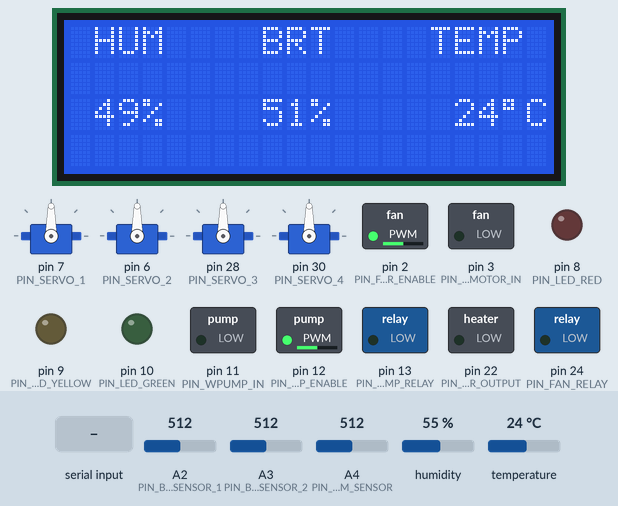
Bench run of a sketch on a simulated Arduino Mega 2560, built with avr-gcc and run on an emulated ATmega2560. Shown: 20×4 character LCD, 4 × servo, switched loads named in the sketch (green lamp = pin HIGH), output pins drawn as LEDs (lit = HIGH). The inputs (shaded band) are chosen by the test bench; at power-on: temperature 24 °C, A2 (PIN_BRT_SENSOR_1) = 512, A3 (PIN_BRT_SENSOR_2) = 512, A4 (PIN_HUM_SENSOR) = 512, humidity 55 %. What the sketch prints to the serial monitor is not drawn.

Above: at 3.9 s.
4.0 s: temperature set to 11 °C
At 7.0 s:
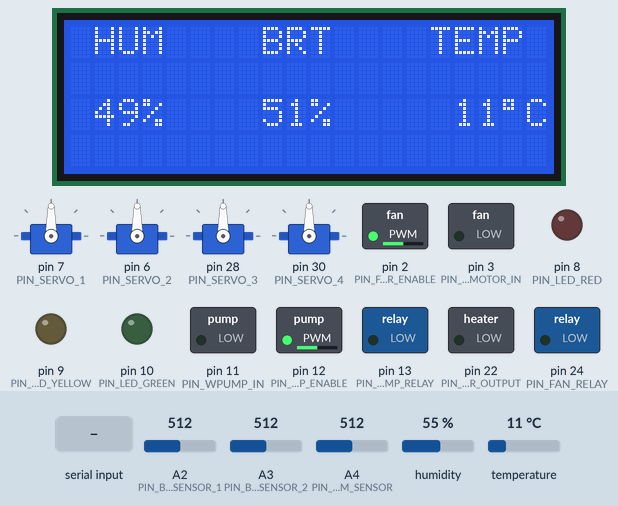
7.5 s: temperature set to 8 °C
At 9.2 s:
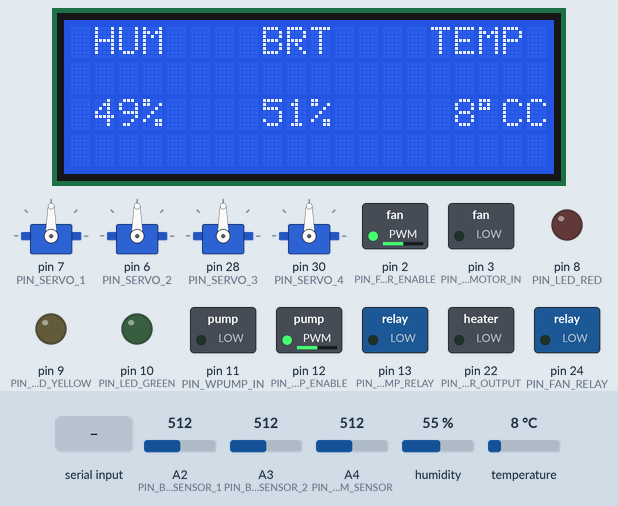
11.0 s: "C" received over the second serial link
At 11.8 s:
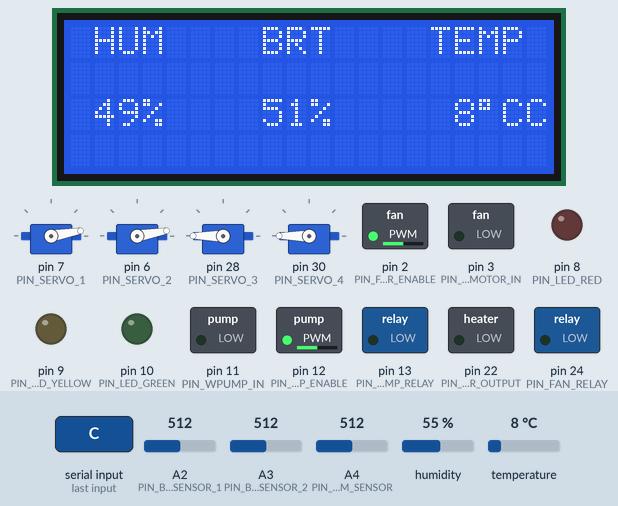
14.5 s: "c" received over the second serial link
At 17.7 s:
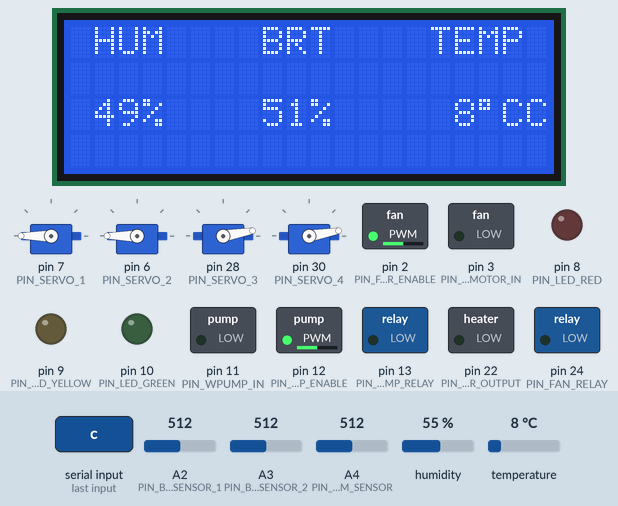
18.2 s: "F" received over the second serial link
At 20.3 s:
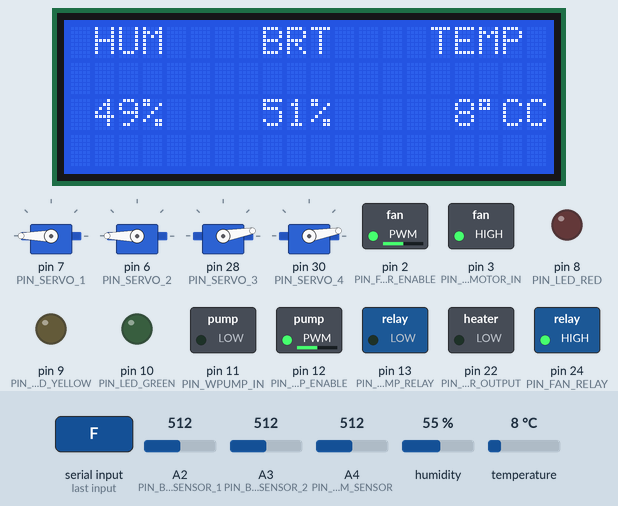
21.7 s: "W" received over the second serial link
At 22.8 s:
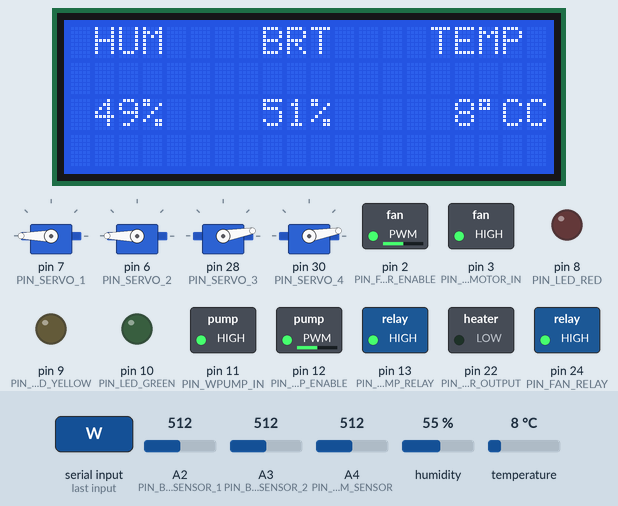
Timing chart, 0 to 24.7 s (numbered marks = the images above; inputs shaded):
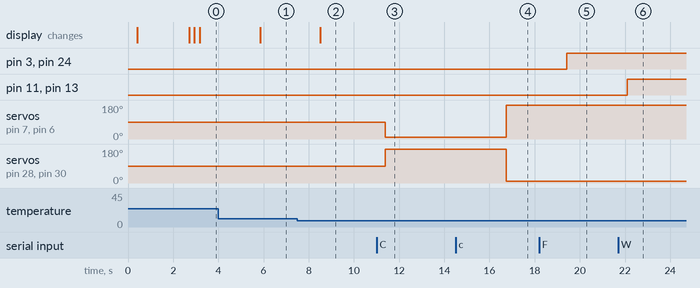

The sketch:

tpj_pro_src.ino
```cpp
#include <SoftwareSerial.h>     // for Bluetooth

#include <LiquidCrystal_I2C.h>  // for LCD
#include <Wire.h>

#include <dht.h>    // for Temperature Sensor
#include <Servo.h>  // for Brightness  Sensor

SoftwareSerial BT(50, 52); // Uno on Board: 9 rx, 10 tx; Mega 2560: 14 tx, 15 rx
LiquidCrystal_I2C lcd(0x27, 20, 4); // set the LCD address to 0x27 for a 20 chars and 4 line display

// TEMP SENSOR
int PIN_TEMP_SENSOR = A5;

// BRT SENSOR
int PIN_BRT_SENSOR_1 = A2;
int PIN_BRT_SENSOR_2 = A3;

// SOIL MOISTURE SENSOR
int PIN_HUM_SENSOR = A4;

// Heater
int PIN_HEATER_OUTPUT = 22;

// COVER
int PIN_SERVO_1 = 7;
int PIN_SERVO_2 = 6;
int PIN_SERVO_3 = 28;
int PIN_SERVO_4 = 30;

// WATER PUMP
int PIN_WPUMP_ENABLE = 12; // enable
int PIN_WPUMP_IN = 11;    // in
int PIN_WPUMP_RELAY = 13;    // for relay
int PIN_FAN_RELAY =24;
int PIN_WPUMP_SPEED = A0;    // speed

// LED
int PIN_LED_GREEN = 10;
int PIN_LED_YELLOW = 9;
int PIN_LED_RED = 8;

// Fan Motor
int PIN_FAN_MOTOR_ENABLE = 2; // pin enable
int PIN_FAN_MOTOR_IN = 3;    // pin in
int PIN_FAN_MOTOR_SPEED = A1;  // speed

#define SERVO_MAX_ANGLE 180
#define SERVO_MIN_ANGLE 10

#define HUM_MAX_VALUE  80
#define HUM_MIN_VALUE  50

#define BRT_MAX_VALUE  70

#define TMP_MAX_VALUE  34
#define TMP_MIN_VALUE  20

#define LOCK_HEATER 0
#define LOCK_COVER  1
#define LOCK_FAN  2
#define LOCK_WPUMP 3

Servo servo1;
Servo servo2;
Servo servo3;
Servo servo4;

int is_SW_FAN    = 0;
int is_SW_COVER  = 0;
int is_SW_HEATER = 0;
int is_SW_WPUMP  = 0;

int is_TR_HUM = 0;
int is_TR_BRT = 0;
int is_TR_TMP = 0;


int max_hum = HUM_MAX_VALUE;
int min_hum = HUM_MIN_VALUE;
int cur_hum = 0;

int max_temp = TMP_MAX_VALUE;
int min_temp = TMP_MIN_VALUE;
int cur_temp = 0;

int max_brt = BRT_MAX_VALUE;
int cur_brt = 0;

int islocked[4] = {0};


void hum_set_max_value(int __max)
{
  max_hum = __max;
}

void hum_set_min_value(int __min)
{
  min_hum = __min;
}

void hum_set_value(int __hum)
{
  cur_hum = __hum;
}

int hum_get_value(void)
{
  int hum = analogRead(PIN_HUM_SENSOR);

  if(hum < 0)
    hum = 0;
  else if(hum >= 1000)
    hum = 999;

  hum /= 10;

  hum = 100 - hum;

  return hum;
}

void brt_set_max_value(int __max)
{
  max_brt = __max;
}

void brt_set_value(int __brt)
{
  cur_brt = __brt;
}

int brt_get_value(void)
{
  int v1, v2;
  int ret;

  v1 = brt_get_sensor1();
  // Serial.print("brt1 = ");
  // Serial.println(v1);
  if(v1 < 0)
    v1 = 0;
  else if(v1 >= 1000)
    v1 = 999;

  v2 = brt_get_sensor2();
  // Serial.print("brt2 = ");
  // Serial.println(v2);

  if(v2 < 0)
    v2 = 0;
  else if(v2 >= 1000)
    v2 = 999;

  ret = (v1 + v2) / 2;

  ret /= 10;

  return ret;
}

void temp_set_max_value(int __max)
{
  max_temp = __max;
}

void temp_set_min_value(int __min)
{
  min_temp = __min;
}

void temp_set_value(int __tmp)
{
  cur_temp = __tmp;
}

int temp_get_value(void)
{
  int temp;
  dht DHT;
  DHT.read11(PIN_TEMP_SENSOR);

  temp = (int)DHT.temperature;

  // Serial.println(DHT.temperature);
  if(temp >= 40)
    temp = 36;
  else if(temp < 0)
    temp = 0;

  return temp;
}

void lcd_display_hum(int __hum)
{
    lcd.setCursor(1, 2); // 0 1
    lcd.print(__hum);
    lcd.print("%    ");
}

void lcd_display_brt(int __brt)
{
    lcd.setCursor(8, 2); // row 2 col 8
    lcd.print(__brt);
    lcd.print("%    ");
}

void lcd_display_tmp(int __tmp)
{
    lcd.setCursor(16, 2); // row 2 col 16
    lcd.print(__tmp);
    lcd.write(0xDF);
    lcd.print("C");
}

void lcd_myinit(void)
{
  lcd.init();
  lcd.backlight();
  lcd.clear();

  delay(300);

  lcd.setCursor(0, 0); // col row 0 0
  lcd.print(" HUM    BRT    TEMP ");

  delay(300);
}

void led_control(int r, int y, int g)
{
  if(r)
    digitalWrite(PIN_LED_RED, HIGH);
  else
    digitalWrite(PIN_LED_RED, LOW);

  if(y)
    digitalWrite(PIN_LED_YELLOW, HIGH);
  else
    digitalWrite(PIN_LED_YELLOW, LOW);

  if(g)
    digitalWrite(PIN_LED_GREEN, HIGH);
  else
    digitalWrite(PIN_LED_GREEN, LOW);
}

void led_myinit(void)
{
  pinMode(PIN_LED_GREEN, OUTPUT); // green 10
  pinMode(PIN_LED_YELLOW, OUTPUT); // yellow 9
  pinMode(PIN_LED_RED, OUTPUT); // red 8
}

void serial_myinit()
{
  Serial.begin(9600);

  Serial.println("Hello, Arduino!");
}

int brt_get_sensor1(void)
{
  return analogRead(PIN_BRT_SENSOR_1);
}

int brt_get_sensor2(void)
{
  return analogRead(PIN_BRT_SENSOR_2);
}


int brt_shouldopen(void)
{
  int v1, v2;

  v1 = brt_get_sensor1();
  v2 = brt_get_sensor2();

  v1 /= 10;
  v2 /= 10;

  if((v1 >= max_brt) && (v2 >= max_brt))
//    if(((v1 * v1) + (v2 * v2)) > ((v1 + v2) * (v1 + v2)))
      return 1;

  return 0;
}

void brt_myinit(void)
{
  pinMode(PIN_BRT_SENSOR_1, INPUT);     // A2
  pinMode(PIN_BRT_SENSOR_2, INPUT);     // A3
}

void servo_cover_open(void)
{
  servo1.write(SERVO_MIN_ANGLE);
  servo2.write(SERVO_MIN_ANGLE);

  servo3.write(SERVO_MAX_ANGLE);
  servo4.write(SERVO_MAX_ANGLE);
}

void servo_cover_close(void)
{
  servo1.write(SERVO_MAX_ANGLE);
  servo2.write(SERVO_MAX_ANGLE);

  servo3.write(SERVO_MIN_ANGLE);
  servo4.write(SERVO_MIN_ANGLE);
}

void servo_myinit(void)
{
  servo1.attach(PIN_SERVO_1);                   // pin 7
  servo2.attach(PIN_SERVO_2);                   // pin 6
  servo3.attach(PIN_SERVO_3);                   // pin 28
  servo4.attach(PIN_SERVO_4);                   // pin 30
}

void temp_myinit(void)
{
  pinMode(PIN_TEMP_SENSOR, INPUT);
}

void enable_wpump(void)
{
  digitalWrite(PIN_WPUMP_IN,  HIGH);
  digitalWrite(PIN_WPUMP_RELAY, HIGH);
}

void disable_wpump(void)
{
  digitalWrite(PIN_WPUMP_IN,  LOW);
  digitalWrite(PIN_WPUMP_RELAY, LOW);
}

void wpump_motor_myinit(void)
{
  pinMode(PIN_WPUMP_ENABLE, OUTPUT); // pin 12
  pinMode(PIN_WPUMP_IN, OUTPUT); // pin 11

  // for Relay
  pinMode(PIN_WPUMP_RELAY, OUTPUT); // pin 13

  int speed = analogRead(PIN_WPUMP_SPEED) / 4;
  analogWrite(PIN_WPUMP_ENABLE, speed);
}

void enable_fan(void)
{
  digitalWrite(PIN_FAN_MOTOR_IN, HIGH);
  digitalWrite(PIN_FAN_RELAY, HIGH);

}

void disable_fan(void)
{
  digitalWrite(PIN_FAN_MOTOR_IN, LOW);
  digitalWrite(PIN_FAN_RELAY, LOW);

}

void fan_motor_myinit(void)
{
  pinMode(PIN_FAN_MOTOR_IN, OUTPUT); // pin 4
  pinMode(PIN_FAN_MOTOR_ENABLE, OUTPUT); // pin 5
  pinMode(PIN_FAN_RELAY, OUTPUT); //FAN RELAY
  int speed = analogRead(PIN_FAN_MOTOR_SPEED) / 4;
  analogWrite(PIN_FAN_MOTOR_ENABLE, speed);

}


void heater_enable(void)
{
  digitalWrite(PIN_HEATER_OUTPUT, LOW);
}

void heater_disable(void)
{
  digitalWrite(PIN_HEATER_OUTPUT, HIGH);
}

void heater_myinit(void)
{
  pinMode(PIN_HEATER_OUTPUT, OUTPUT);
}

void bt_send_msg(char *prefix, int value)
{
  char str[16];

  memset(str, 0, sizeof(str));

  sprintf(str, "%s%d", prefix, value);

  BT.println(str);
}

char bt_get_msg(void)
{
  char ch;

  ch = 0x0;
  if(BT.available())
  {
    ch = BT.read();

    if(ch < 0)
      ch = 0x0;

    if(ch == 0xD || ch == 0xA)
      ch = 0x0;

  }

  return ch;
}

void bt_myinit(void)
{
  BT.begin(9600);

  BT.println("Hello, World!");
}

void tr_set_hum(void)
{
        Serial.println("change humidity");
        if(is_TR_HUM == 0)
          is_TR_HUM = 1;
}

void tr_set_brt(void)
{
        Serial.println("change brightness");
        if(is_TR_BRT == 0)
          is_TR_BRT = 1;
}

void tr_set_tmp(void)
{
        Serial.println("change temp");
        if(is_TR_TMP == 0)
          is_TR_TMP = 1;
}

static int is_cover_on = 0;

void cover_operate(int on)
{
  if(on == 1)
  {
    if(is_cover_on == 1)
      return ;
    servo_cover_open();
    is_cover_on = 1;
  }
  else
  {
    if(is_cover_on == 0)
      return ;

    servo_cover_close();
    is_cover_on = 0;
  }
}

static int is_heater_on = 0;

void heater_operate(int on)
{
  if(on == 1)
  {
    if(is_heater_on == 1)
      return ;
    heater_enable();
    is_heater_on = 1;
  }
  else
  {
    if(is_heater_on == 0)
      return ;

    heater_disable();
    is_heater_on = 0;
  }
}

static int is_fan_on = 0;

void fan_operate(int on)
{
  // return ;

  if(on == 1)
  {
    if(is_fan_on == 1)
      return ;
    enable_fan();
    is_fan_on = 1;
  }
  else
  {
    if(is_fan_on == 0)
      return ;
    disable_fan();
    is_fan_on = 0;
  }
}

static int is_wpump_on = 0;

void wpump_operate(int on)
{
  if(on == 1)
  {
    if(is_wpump_on == 1)
      return ;
    enable_wpump();
    is_wpump_on = 1;
  }
  else
  {
    if(is_wpump_on == 0)
      return;
    disable_wpump();
    is_wpump_on = 0;
  }
}


void set_trigger_value(int value)
{
  switch(is_TR_TMP)
  {
    case 1: // min
      temp_set_min_value(value);
      is_TR_TMP = 0;
      break;

    case 2: // max
      temp_set_max_value(value);
      is_TR_TMP = 0;
      break;

    default:
      break;
  }

  switch(is_TR_BRT)
  {
    case 1:
    case 2:
      brt_set_max_value(value);
      is_TR_BRT = 0;
      break;

    default:
      break;
  }

  switch(is_TR_HUM)
  {
    case 1:
      hum_set_min_value(value);
      is_TR_HUM = 0;
      break;

    case 2:
      hum_set_max_value(value);
       is_TR_HUM = 0;
     break;

    default:
      break;
  }

}

void setup()
{
  // Serial
  serial_myinit();

  // Bluetooth
  bt_myinit();

  // LCD
  lcd_myinit();

  // LEDs
  led_myinit();

  // Light Sensor
  brt_myinit();

  // Servo
  servo_myinit();

  // Temperature
  temp_myinit();

  // Water Pump
  wpump_motor_myinit();

  // Fan Motor
  fan_motor_myinit();

  // Heater
  heater_myinit();


  // Display Welcome Message on Serial
  // Serial.println("-------------------------------------------------------------------------------------------------------------------------------------------");
  // Serial.println("Light Sensor 1 \t Light Sensor 2 \t Soil Moisture \t Cover Status \t Temperature \t Humidity \t Fan Status");

  islocked[LOCK_HEATER] = 0;    // Heater
  islocked[LOCK_COVER] = 0;    // Cover
  islocked[LOCK_FAN] = 0;    // Fan
  islocked[LOCK_WPUMP] = 0;    // Wpump


  delay (2000);
}

char ch;

static int count = 5;

void loop()
{
  // get Brightness
  brt_set_value(brt_get_value());

//  if(count > 4)
  {
    lcd_display_brt(cur_brt);
    bt_send_msg(" BRT,", cur_brt);
  }

  delay(200);

  // Get Humidity
  hum_set_value(hum_get_value());
//  if(count > 4)
  {
    lcd_display_hum(cur_hum);
    bt_send_msg(" HUM,", cur_hum);
  }

  delay(200);


  // Get Temperature
  temp_set_value(temp_get_value());

//  if(count > 4)
  {
    lcd_display_tmp(cur_temp);
    bt_send_msg(" TMP,", cur_temp);

    count = 0;
  }

  delay(200);

  ch = 0x0;
  ch = bt_get_msg();
  if(ch)
  {
    Serial.println(ch);
    bt_send_msg(" RECV,", ch);

    switch(ch)
    {
      // Heater Switch Operate
      case 'H':
        if(is_TR_HUM || is_TR_BRT || is_TR_TMP)
        {
          set_trigger_value(ch);
          break;
        }


        heater_operate(1);
        if(islocked[LOCK_HEATER] == 0)
          islocked[LOCK_HEATER] = 1;
        else
          islocked[LOCK_HEATER] = 0;
        break;

      case 'h':
        if(is_TR_HUM || is_TR_BRT || is_TR_TMP)
        {
          set_trigger_value(ch);
          break;
        }

        heater_operate(0);
        if(islocked[LOCK_HEATER] == 0)
          islocked[LOCK_HEATER] = 1;
        else
          islocked[LOCK_HEATER] = 0;
       break;

      // Cover Switch Operate
      case 'C':
        if(is_TR_HUM || is_TR_BRT || is_TR_TMP)
        {
          set_trigger_value(ch);
          break;
        }

        cover_operate(1);
        if(islocked[LOCK_COVER] == 0)
          islocked[LOCK_COVER] = 1;
        else
          islocked[LOCK_COVER] = 0;
        break;

      case 'c':
        if(is_TR_HUM || is_TR_BRT || is_TR_TMP)
        {
          set_trigger_value(ch);
          break;
        }

        cover_operate(0);
        if(islocked[LOCK_COVER] == 0)
          islocked[LOCK_COVER] = 1;
        else
          islocked[LOCK_COVER] = 0;
        break;

      // Fan Switch Operate
      case 'F':
        if(is_TR_HUM || is_TR_BRT || is_TR_TMP)
        {
          set_trigger_value(ch);
          break;
        }

        fan_operate(1);
        if(islocked[LOCK_FAN] == 0)
          islocked[LOCK_FAN] = 1;
        else
          islocked[LOCK_FAN] = 0;
       break;

      case 'f':
        if(is_TR_HUM || is_TR_BRT || is_TR_TMP)
        {
          set_trigger_value(ch);
          break;
        }

        fan_operate(0);
        if(islocked[LOCK_FAN] == 0)
          islocked[LOCK_FAN] = 1;
        else
          islocked[LOCK_FAN] = 0;
        break;

      // Water Pump Operate
      case 'W':
        if(is_TR_HUM || is_TR_BRT || is_TR_TMP)
        {
          set_trigger_value(ch);
          break;
        }

        wpump_operate(1);
        if(islocked[LOCK_WPUMP] == 0)
          islocked[LOCK_WPUMP] = 1;
        else
          islocked[LOCK_WPUMP] = 0;
        break;

      case 'w':
        if(is_TR_HUM || is_TR_BRT || is_TR_TMP)
        {
          set_trigger_value(ch);
          break;
        }

        wpump_operate(0);
        if(islocked[LOCK_WPUMP] == 0)
          islocked[LOCK_WPUMP] = 1;
        else
          islocked[LOCK_WPUMP] = 0;
       break;

      // Soil Moisture Sensor Triggered
      case 's':
        is_TR_HUM = 1;  // min
        break;

      case 'S':
        is_TR_HUM = 2;  // max
        break;

      // Light Sensor Triggered
      case 'b':
        is_TR_BRT = 1;  // min
        break;

      case 'B':
        is_TR_BRT = 2;  // max
        break;

      // Temperature Sensor Triggered
      case 't':
        is_TR_TMP = 1;  // min
        break;

      case 'T':
        is_TR_TMP = 2;  // max
        break;

      default:
        set_trigger_value(ch);
        break;
    }

  }

  #if 0

  if(brt_shouldopen() == 1)
  {
    // Serial.println("Cover OPEN");
    if(!islocked[LOCK_COVER]) cover_operate(1);

  }
  else
  {
    // Serial.println("Cover Close");
    if(!islocked[LOCK_COVER]) cover_operate(0);
  }

  if(cur_hum < min_hum) //  > max_hum = dry
  {
    led_control(1, 0, 0);  // r, y, g

    // Enable Water Pump
    if(!islocked[LOCK_WPUMP]) wpump_operate(1);

      }
  else if((cur_hum >= min_hum) && (cur_hum < max_hum)) // Normal
  {
    led_control(0, 1, 0);  // r, y, g

    // Disable Water Pump
    if(!islocked[LOCK_WPUMP]) wpump_operate(0);
  }
  else    // Wet
  {
    led_control(0, 0, 1);  // r, y, g

    // Disable Water Pump
    if(!islocked[LOCK_WPUMP]) wpump_operate(0);
  }

  if(cur_temp >=  max_temp) // Hot
  {
    // Fan on
    // Serial.println("Fan ON, Heater OFF");

    if(!islocked[LOCK_FAN]) fan_operate(1);

    // Heater OFF
    if(!islocked[LOCK_HEATER]) heater_operate(0);
  }
  else if((cur_temp < max_temp) && (cur_temp >= min_temp)) // Normal
  {
    // Fan OFF
    // Serial.println("Fan OFF, Heater OFF");
    if(!islocked[LOCK_FAN]) fan_operate(0);

    // Heater OFF
    if(!islocked[LOCK_HEATER]) heater_operate(0);
  }
  else // Cold
  {
    //Fan off
    // Serial.println("Fan OFF, Heater ON");
    if(!islocked[LOCK_FAN]) fan_operate(0);

    // Heater ON
    if(!islocked[LOCK_HEATER]) heater_operate(1);
  }

  #endif

#if 0
  Serial.println("Status");
  Serial.print("is_heater_on = "); //is_wpump_on
  Serial.println(is_heater_on);

  Serial.print("is_wpump_on = ");
  Serial.println(is_wpump_on);

  Serial.print("is_fan_on = ");
  Serial.println(is_fan_on);

  Serial.print("is_cover_on = ");
  Serial.println(is_cover_on);

  Serial.print("cur_temp = ");
  Serial.println(cur_temp);

  Serial.print("max_temp = ");
  Serial.println(max_temp);

  Serial.print("cur_hum = ");
  Serial.println(cur_hum);

  Serial.print("max_hum = ");
  Serial.println(max_hum);

  Serial.print("cur_brt = ");
  Serial.println(cur_brt);

  Serial.print("max_brt = ");
  Serial.println(max_brt);
#endif

  count++;

  delay (2000);
}
```

Measured:
- the behaviour switches between 10 and 9 °C on temperature (found by bisection; images 1 and 2)
- after the input at 4.0 s, the display: changes after 1.8 s (image 1)
- after the input at 7.5 s, the display: changes after 1.0 s (image 2)
- after the input at 11.0 s, servo on pin 7 (PIN_SERVO_1), servo on pin 6 (PIN_SERVO_2): 90° → 10° after 0.40 s; servo on pin 28 (PIN_SERVO_3), servo on pin 30 (PIN_SERVO_4): 90° → 180° after 0.40 s
- after the input at 14.5 s, servo on pin 7 (PIN_SERVO_1), servo on pin 6 (PIN_SERVO_2): 10° → 180° after 2.2 s; servo on pin 28 (PIN_SERVO_3), servo on pin 30 (PIN_SERVO_4): 180° → 10° after 2.2 s
- after the input at 18.2 s, pin 3 (PIN_FAN_MOTOR_IN), pin 24 (PIN_FAN_RELAY): LOW → HIGH after 1.2 s
- after the input at 21.7 s, pin 11 (PIN_WPUMP_IN), pin 13 (PIN_WPUMP_RELAY): LOW → HIGH after 0.41 s
